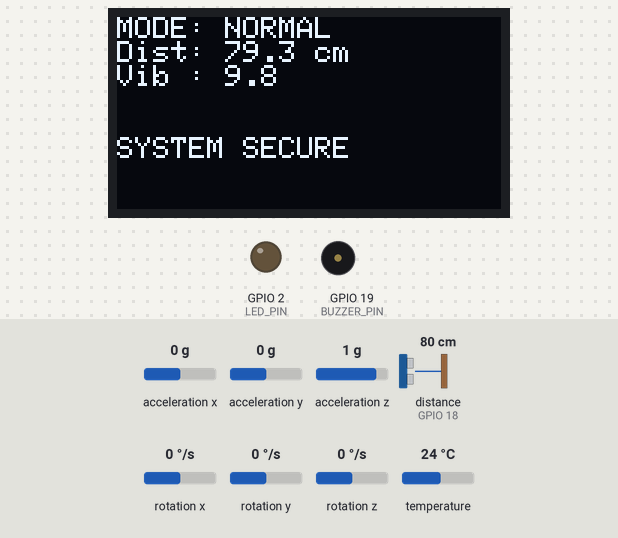
A sketch run on a simulated ESP32. Parts: 128×64 one-colour display, output pins drawn as LEDs (lit = HIGH), buzzer (waves = sounding, pin HIGH). Wiring (inferred from the names in the program): ultrasonic range finder: trigger GPIO 5; echo GPIO 18. The inputs (shaded band) are chosen by the test bench; at power-on: acceleration x 0 g, distance to the obstacle (sensor on GPIO 18) 80 cm, acceleration y 0 g, acceleration z 1 g, rotation x 0 °/s, rotation y 0 °/s, rotation z 0 °/s, temperature 24 °C. The echo pulse lasts 58.3 µs per cm; WiFi joins after 1.5 s; servers stay silent unless stated; uploads are accepted with an empty reply; pins used as bus, display or sensor lines are not drawn; what the sketch prints to the serial monitor is not drawn.

Above: at 2.7 s.
2.8 s: acceleration x set to -1 g
At 3.9 s:
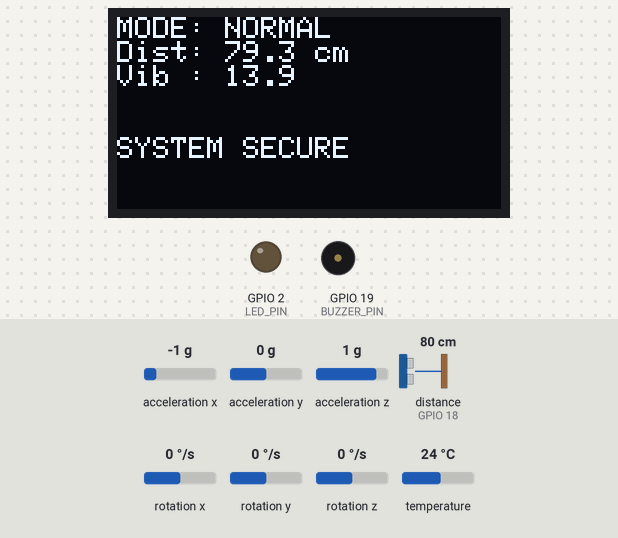
4.3 s: acceleration x set to -1.3 g
At 5.1 s:
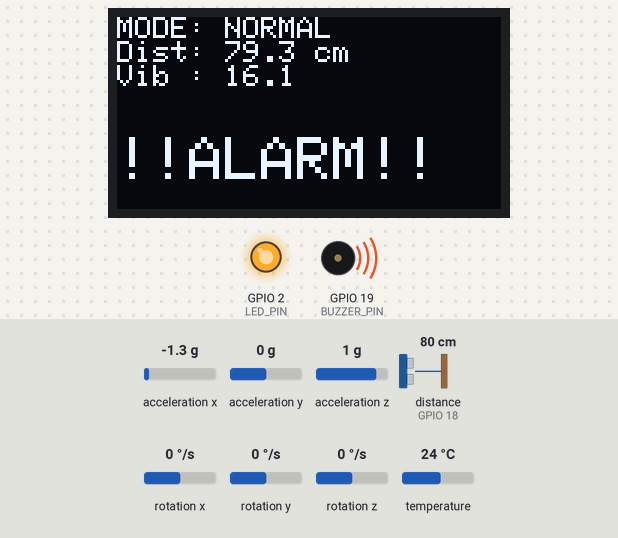
6.0 s: distance to the obstacle (sensor on GPIO 18) set to 2 cm
At 7.2 s:
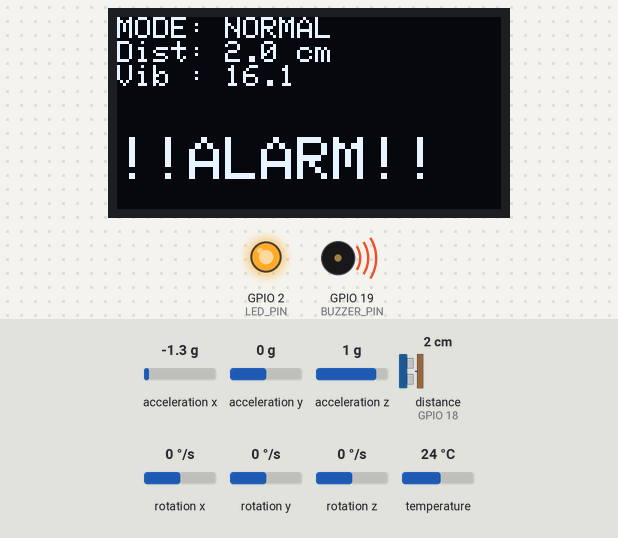
7.6 s: acceleration y set to -1.4 g
At 8.8 s:
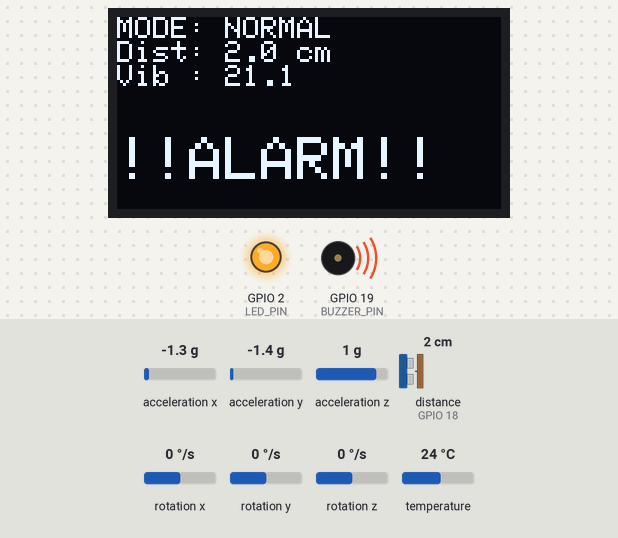
9.1 s: distance to the obstacle (sensor on GPIO 18) set to 4 cm
At 9.5 s:
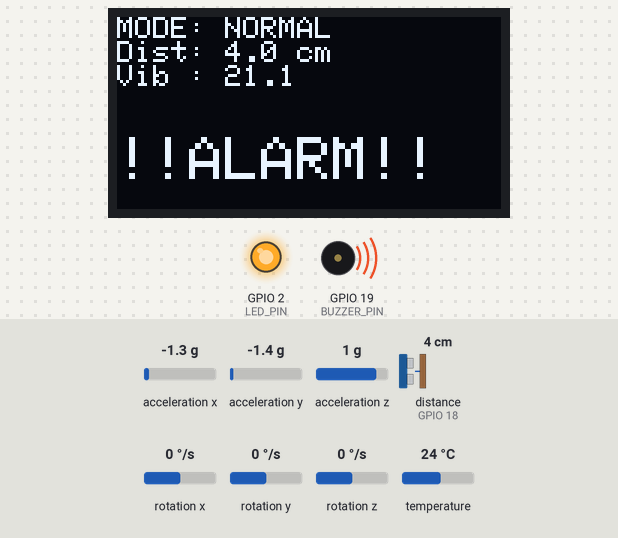
10.7 s: acceleration z set to -1.4 g
At 11.1 s:
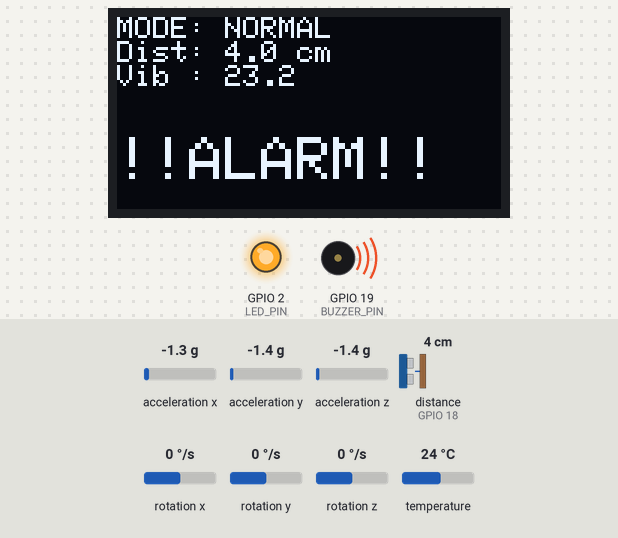
Timing chart, 0 to 13.2 s (numbered marks = the images above; inputs shaded):
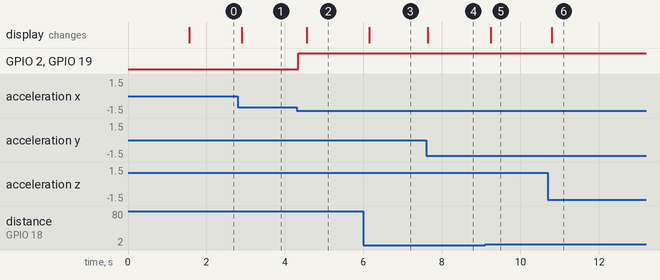

The sketch:

securitysys.ino
```cpp
#include <Wire.h>
#include <Adafruit_GFX.h>
#include <Adafruit_SSD1306.h>
#include <Adafruit_MPU6050.h>
#include <WiFi.h>
#include <HTTPClient.h>
#include <ArduinoJson.h>

// --- Pin Config ---
#define TRIG_PIN 5
#define ECHO_PIN 18
#define BUZZER_PIN 19
#define LED_PIN 2
#define SDA_PIN 21
#define SCL_PIN 22

#define SCREEN_WIDTH 128
#define SCREEN_HEIGHT 64
Adafruit_SSD1306 display(SCREEN_WIDTH, SCREEN_HEIGHT, &Wire, -1);
Adafruit_MPU6050 mpu;

// --- WiFi & Cloud Config ---
const char* ssid     = "Chin_2.4G";
const char* password = "!159875321AAs";
String cloud_url     = "https://script.google.com/macros/s/AKfycbx6hBz2SpfdNSrj76-2-XOBoi1vAv0P1lPdI4vvP96RcpVK8ffkH7CCwdLM-EDtck04uQ/exec";

String cloud_command = "NORMAL";
unsigned long lastSend = 0;
const int sendInterval = 10000;

void setup() {
  Serial.begin(115200);
  pinMode(TRIG_PIN, OUTPUT);
  pinMode(ECHO_PIN, INPUT);
  pinMode(BUZZER_PIN, OUTPUT);
  pinMode(LED_PIN, OUTPUT);
  Wire.begin(SDA_PIN, SCL_PIN);

  if (!display.begin(SSD1306_SWITCHCAPVCC, 0x3C)) Serial.println("OLED Error");
  if (!mpu.begin()) Serial.println("MPU6050 Error");

  WiFi.begin(ssid, password);
  while (WiFi.status() != WL_CONNECTED) { delay(500); Serial.print("."); }
  Serial.println("\nWiFi Connected!");
}

void loop() {
  // หากคำสั่งเป็น OFF จะหยุดการอ่านเซนเซอร์เพื่อประหยัดทรัพยากร/พลังงาน
  if (cloud_command == "OFF") {
    digitalWrite(LED_PIN, LOW);
    digitalWrite(BUZZER_PIN, LOW);
    updateOLED(0, 0, false);
    // ตรวจสอบคำสั่งใหม่ทุก 5 วินาทีแม้จะ OFF อยู่
    if (millis() - lastSend > 5000) {
      sendToCloud(0, 0, 0, 0, false);
      lastSend = millis();
    }
  } else {
    // --- 1. อ่านค่าเซนเซอร์ (ทำงานในโหมด NORMAL และ MUTE) ---
    digitalWrite(TRIG_PIN, LOW); delayMicroseconds(2);
    digitalWrite(TRIG_PIN, HIGH); delayMicroseconds(10);
    digitalWrite(TRIG_PIN, LOW);
    float distance = pulseIn(ECHO_PIN, HIGH) * 0.034 / 2;

    sensors_event_t a, g, temp;
    mpu.getEvent(&a, &g, &temp);
    float vib = sqrt(sq(a.acceleration.x) + sq(a.acceleration.y) + sq(a.acceleration.z));

    // --- 2. วิเคราะห์การบุกรุก ---
    bool isDetected = false;
    if (distance > 0 && distance < 25) isDetected = true;
    if (vib > 15.0 || vib < 5.0) isDetected = true;

    // --- 3. ควบคุม Hardware ตามโหมด ---
    if (isDetected) {
      digitalWrite(LED_PIN, HIGH);
      // ดังเฉพาะโหมด NORMAL เท่านั้น
      if (cloud_command == "NORMAL") digitalWrite(BUZZER_PIN, HIGH);
      else digitalWrite(BUZZER_PIN, LOW); // กรณีโหมด MUTE
    } else {
      digitalWrite(LED_PIN, LOW);
      digitalWrite(BUZZER_PIN, LOW);
    }

    // --- 4. ส่งข้อมูลเข้า Cloud ---
    if (millis() - lastSend > sendInterval || (isDetected && (millis() - lastSend > 2000))) {
      sendToCloud(distance, a.acceleration.x, a.acceleration.y, vib, isDetected);
      lastSend = millis();
    }

    updateOLED(distance, vib, isDetected);
  }
  delay(100);
}

void updateOLED(float d, float v, bool alarm) {
  display.clearDisplay();
  display.setTextColor(WHITE);
  display.setCursor(0,0);
  display.print("MODE: "); display.println(cloud_command);
  if (cloud_command != "OFF") {
    display.print("Dist: "); display.print(d, 1); display.println(" cm");
    display.print("Vib : "); display.println(v, 1);
    if (alarm) {
      display.setCursor(0, 40); display.setTextSize(2); display.println("!!ALARM!!");
    } else {
      display.setCursor(0, 40); display.setTextSize(1); display.println("SYSTEM SECURE");
    }
  } else {
    display.setCursor(0, 30); display.setTextSize(2); display.println("SYS OFF");
  }
  display.setTextSize(1);
  display.display();
}

void sendToCloud(float dist, float tx, float ty, float v, bool alarm) {
  if (WiFi.status() == WL_CONNECTED) {
    HTTPClient http;
    http.begin(cloud_url);
    http.setFollowRedirects(HTTPC_STRICT_FOLLOW_REDIRECTS);
    StaticJsonDocument<256> doc;
    doc["event"] = (cloud_command == "OFF") ? "Standby" : (alarm ? "Intrusion" : "Normal");
    doc["distance"] = dist;
    doc["tilt_x"] = tx;
    doc["tilt_y"] = ty;
    doc["vibration"] = v;
    doc["status"] = (cloud_command == "OFF") ? "DISABLED" : (alarm ? "!!ALARM!!" : "SECURE");

    String jsonStr;
    serializeJson(doc, jsonStr);
    int httpCode = http.POST(jsonStr);

    if (httpCode > 0) {
      String response = http.getString();
      StaticJsonDocument<200> resDoc;
      deserializeJson(resDoc, response);
      if (resDoc.containsKey("command")) {
        cloud_command = resDoc["command"].as<String>();
      }
    }
    http.end();
  }
}
```

Measured:
- the behaviour switches between -1.1 and -1.2 g on acceleration x (found by bisection; images 1 and 2)
- after the input at 2.8 s, the display: changes after 0.10 s (image 1)
- after the input at 4.3 s, GPIO 2 (LED_PIN), GPIO 19 (BUZZER_PIN): LOW → HIGH at once; the display: changes after 0.26 s (image 2)
- after the input at 6.0 s, the display: changes after 0.15 s (image 3)
- after the input at 7.6 s, the display: changes at once (image 4)
- after the input at 9.1 s, the display: changes after 0.15 s (image 5)
- after the input at 10.7 s, the display: changes after 0.09 s (image 6)
